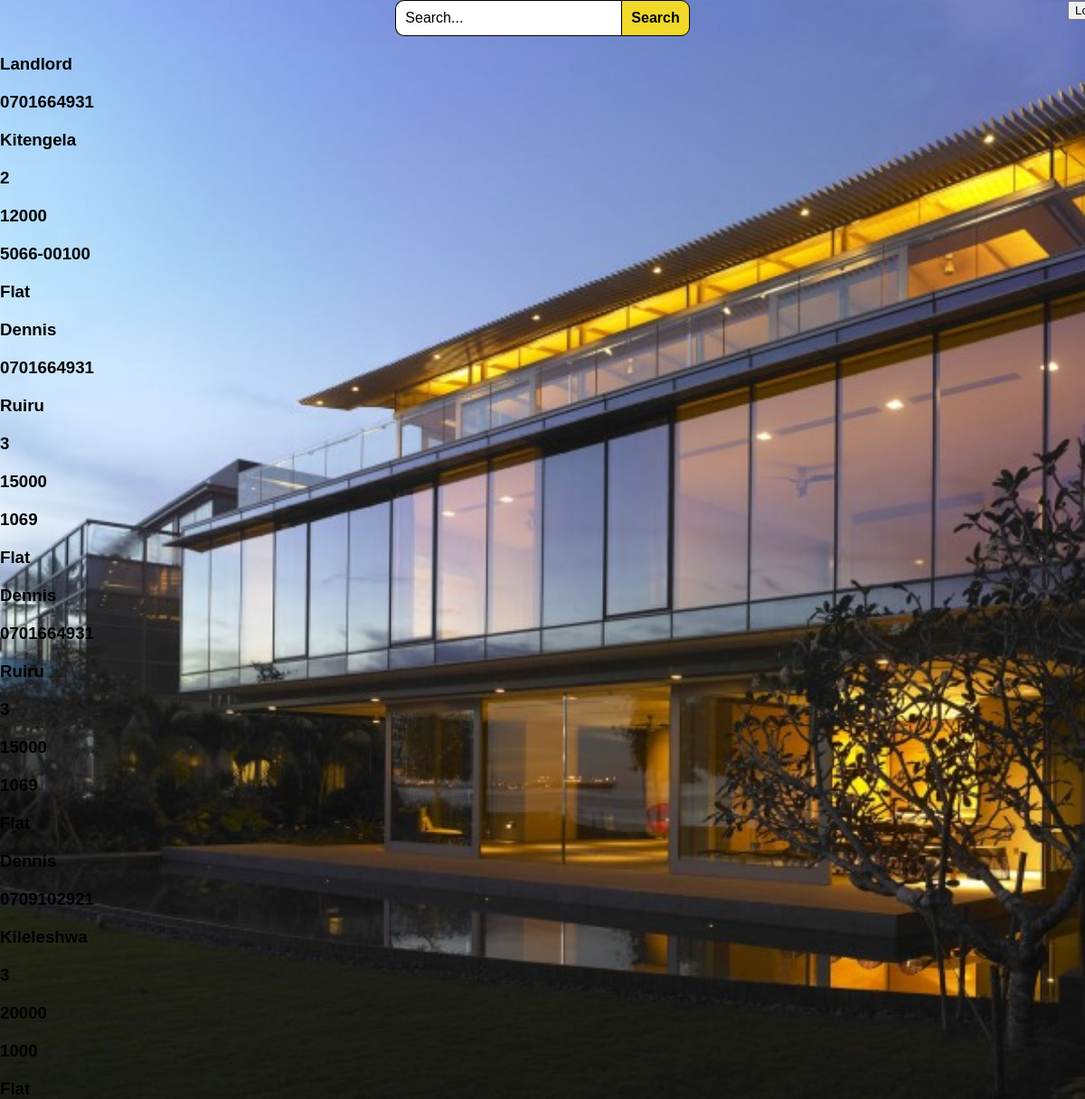
The app's page /tenant_home.php with its own data.
### tables this page shows
CREATE TABLE `landlord` (
  `LandlordID` int(50) NOT NULL,
  `name` varchar(50) NOT NULL,
  `PhoneNumber` varchar(50) NOT NULL,
  `location` text NOT NULL,
  `bedrooms` int(50) NOT NULL,
  `rent` varchar(50) NOT NULL,
  `address` varchar(50) NOT NULL,
  `type` varchar(50) NOT NULL
);

### tenant_home.php (the view, shortened to what this page needs)
<?php
	$dbhost = "localhost";
	$dbuser = "root";
	$dbpass = "";
	$db 	= "rental";
	$conn = new mysqli($dbhost, $dbuser, $dbpass, $db);
?>
<html>
<head>
	<link rel="stylesheet" type="text/css" href="products.css">
	<link rel="stylesheet" type="text/css" href="product.css"/>
	<link rel="stylesheet" type="text/css" href="https://maxcdn.bootstrapcdn.com/font-awesome/4.7.0/css/font-awesome.min.css">
</head>
<body>
<div class="logout"><a href="Login.php"><button>Logout</button></a></div>
<form action="search.php" method="POST" id="searchForm" />
	<input type="text"  name="search" id="searchBar" placeholder="" value="Search..." maxlength="25" autocomplete="off" onmousedown="active();" onblur="inactive();"/><input type="submit" name="submit-search" id="searchBtn" value="Search"/>
<?php
$sql = "SELECT * FROM landlord";
$result = mysqli_query($conn, $sql);
$queryResults = mysqli_num_rows($result);
if($queryResults > 0)
{
while($row = mysqli_fetch_assoc($result))
{
echo "<div>
<h3>".$row['name']."</h3>
<h3>".$row['PhoneNumber']."</h3>
<h3>".$row['location']."</h3>
<h3>".$row['bedrooms']."</h3>
<h3>".$row['rent']."</h3>
<h3>".$row['address']."</h3>
<h3>".$row['type']."</h3>
</div>";
}
}
?>
</body>
</html>

### products.css (style rules this page uses)
body { margin: 0; padding: 0; font-family: 'PT Sans', sans-serif; background-image: url(house.jpg); background-size: cover; background-repeat: no-repeat; }

### product.css (style rules this page uses)
body { font-family: arial; }
h3 { margin: 20px 0px 0px 0px; padding: 0; }
form { text-align: center; }
#searchBar { border: 1px solid #000000; border-right: none; font-size: 16px; padding: 10px; outline: none; width: 250px; -webkit-border-top-left-radius: 10px; -webkit-border-bottom-left-radius: 10px; -moz-border-radius-topleft: 10px; -moz-border-radius-bottomleft: 10px; border-top-left-radius: 10px; border-bottom-left-radius: 10px; }
#searchBtn { border: 1px solid #000000; font-size: 16px; padding: 10px; background: #f1d829; font-weight: bold; cursor: pointer; outline: none; -webkit-border-top-right-radius: 10px; -webkit-border-bottom-right-radius: 10px; -moz-border-radius-topright: 10px; -moz-border-radius-bottomright: 10px; border-top-right-radius: 10px; border-bottom-right-radius: 10px; }

### tenant_home.php (style rules this page uses)
.logout { line-height: 12px; width: 18px; font-size: 8pt; font-family: tahoma; margin-top: 1px; margin-right: 1px; position:absolute; top:0; right:0; }

### records on screen
landlord: name "Landlord", PhoneNumber "0701664931", location "Kitengela", bedrooms "2", rent "12000", address "5066-00100", type "Flat"
landlord: name "Dennis", PhoneNumber "0701664931", location "Ruiru", bedrooms "3", rent "15000", address "1069", type "Flat"
landlord: name "Dennis", PhoneNumber "0701664931", location "Ruiru", bedrooms "3", rent "15000", address "1069", type "Flat"
landlord: name "Dennis", PhoneNumber "0709102921", location "Kileleshwa", bedrooms "3", rent "20000", address "1000", type "Flat"
